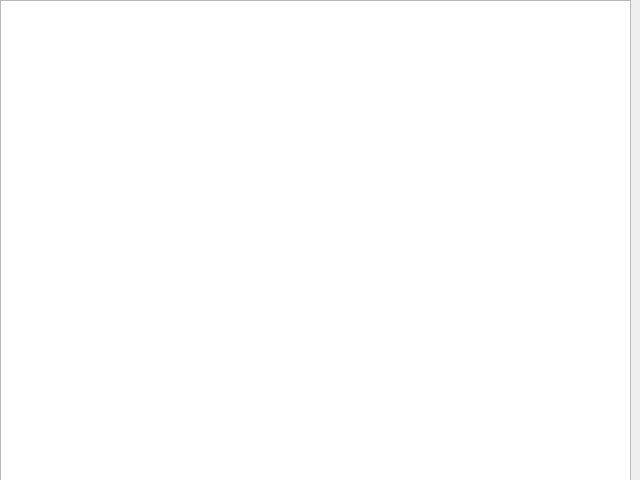
<?xml version="1.0" encoding="UTF-8"?>
<ui version="4.0">
 <class>Dialog</class>
 <widget class="QDialog" name="Dialog">
  <property name="geometry">
   <rect>
    <x>0</x>
    <y>0</y>
    <width>640</width>
    <height>480</height>
   </rect>
  </property>
  <property name="windowTitle">
   <string>Dialog</string>
  </property>
  <widget class="QTableWidget" name="tableWidget">
   <property name="geometry">
    <rect>
     <x>0</x>
     <y>0</y>
     <width>631</width>
     <height>481</height>
    </rect>
   </property>
  </widget>
 </widget>
 <resources/>
 <connections/>
</ui>
